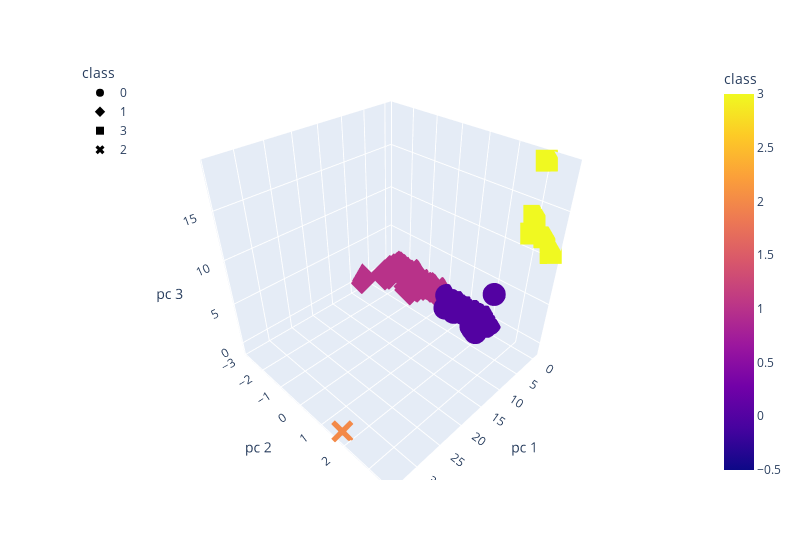

Notebook cell for this chart:
### Markdown cell above
### Deliverable 4: Visualizing Cryptocurrencies Results

#### 3D-Scatter with Clusters

### Code cell
# Creating a 3D-Scatter with the PCA data and the clusters
fig = px.scatter_3d(clustered_df, x="pc 1", y="pc 2", z="pc 3", color="class", symbol="class", hover_name = 'CoinName', hover_data = ['Algorithm'], width=800)
fig.update_layout(legend=dict(x=0,y=1))
fig.show()

### Figure 1 — Plotly figure (JSON) as saved in the notebook; plotly's stock layout.template omitted (floating-point values rounded to 4 significant figures; data arrays with more than 128 entries replaced by an {"elided": "..."} marker saying what was removed)
{"data": [{"customdata": {"elided": "286x1 str values"}, "hovertemplate": "<b>%{hovertext}</b><br><br>class=%{marker.color}<br>pc 1=%{x}<br>pc 2=%{y}<br>pc 3=%{z}<br>Algorithm=%{customdata[0]}<extra></extra>", "hovertext": {"elided": "286 str values"}, "legendgroup": "0", "marker": {"color": {"elided": "286 int values"}, "coloraxis": "coloraxis", "symbol": "circle"}, "mode": "markers", "name": "0", "scene": "scene", "showlegend": true, "type": "scatter3d", "x": {"elided": "286 float values"}, "y": {"elided": "286 float values"}, "z": {"elided": "286 float values"}}, {"customdata": {"elided": "240x1 str values"}, "hovertemplate": "<b>%{hovertext}</b><br><br>class=%{marker.color}<br>pc 1=%{x}<br>pc 2=%{y}<br>pc 3=%{z}<br>Algorithm=%{customdata[0]}<extra></extra>", "hovertext": {"elided": "240 str values"}, "legendgroup": "1", "marker": {"color": {"elided": "240 int values"}, "coloraxis": "coloraxis", "symbol": "diamond"}, "mode": "markers", "name": "1", "scene": "scene", "showlegend": true, "type": "scatter3d", "x": {"elided": "240 float values"}, "y": {"elided": "240 float values"}, "z": {"elided": "240 float values"}}, {"customdata": [["Proof-of-BibleHash"], ["SHA-256 + Hive"], ["Proof-of-Authority"], ["ECC 256K1"], ["Leased POS"]], "hovertemplate": "<b>%{hovertext}</b><br><br>class=%{marker.color}<br>pc 1=%{x}<br>pc 2=%{y}<br>pc 3=%{z}<br>Algorithm=%{customdata[0]}<extra></extra>", "hovertext": ["BiblePay", "LitecoinCash", "Poa Network", "Acute Angle Cloud", "Waves"], "legendgroup": "3", "marker": {"color": [3, 3, 3, 3, 3], "coloraxis": "coloraxis", "symbol": "square"}, "mode": "markers", "name": "3", "scene": "scene", "showlegend": true, "type": "scatter3d", "x": [-0.3453, -0.2699, -0.3522, -0.4415, -0.4055], "y": [3.642, 3.001, 2.932, 3.348, 2.931], "z": [10.91, 18.98, 13.78, 12.11, 11.95]}, {"customdata": [["TRC10"]], "hovertemplate": "<b>%{hovertext}</b><br><br>class=%{marker.color}<br>pc 1=%{x}<br>pc 2=%{y}<br>pc 3=%{z}<br>Algorithm=%{customdata[0]}<extra></extra>", "hovertext": ["BitTorrent"], "legendgroup": "2", "marker": {"color": [2], "coloraxis": "coloraxis", "symbol": "x"}, "mode": "markers", "name": "2", "scene": "scene", "showlegend": true, "type": "scatter3d", "x": [34.04], "y": [1.715], "z": [-0.9559]}], "layout": {"coloraxis": {"colorbar": {"title": {"text": "class"}}, "colorscale": [[0, "#0d0887"], [0.1111, "#46039f"], [0.2222, "#7201a8"], [0.3333, "#9c179e"], [0.4444, "#bd3786"], [0.5556, "#d8576b"], [0.6667, "#ed7953"], [0.7778, "#fb9f3a"], [0.8889, "#fdca26"], [1, "#f0f921"]]}, "legend": {"title": {"text": "class"}, "tracegroupgap": 0, "x": 0, "y": 1}, "margin": {"t": 60}, "scene": {"domain": {"x": [0, 1], "y": [0, 1]}, "xaxis": {"title": {"text": "pc 1"}}, "yaxis": {"title": {"text": "pc 2"}}, "zaxis": {"title": {"text": "pc 3"}}}, "width": 800}}
